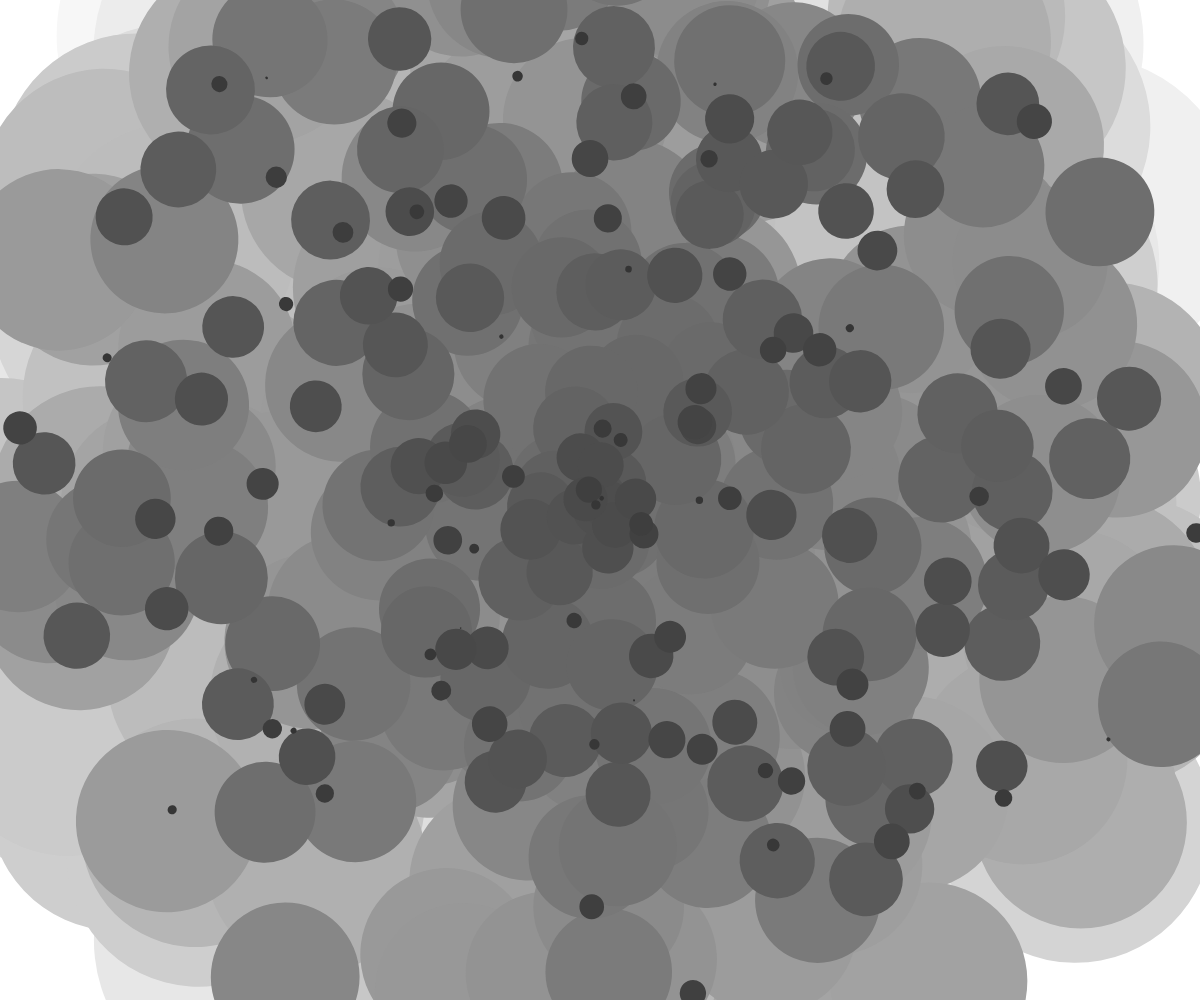
Frame 1 (no input)
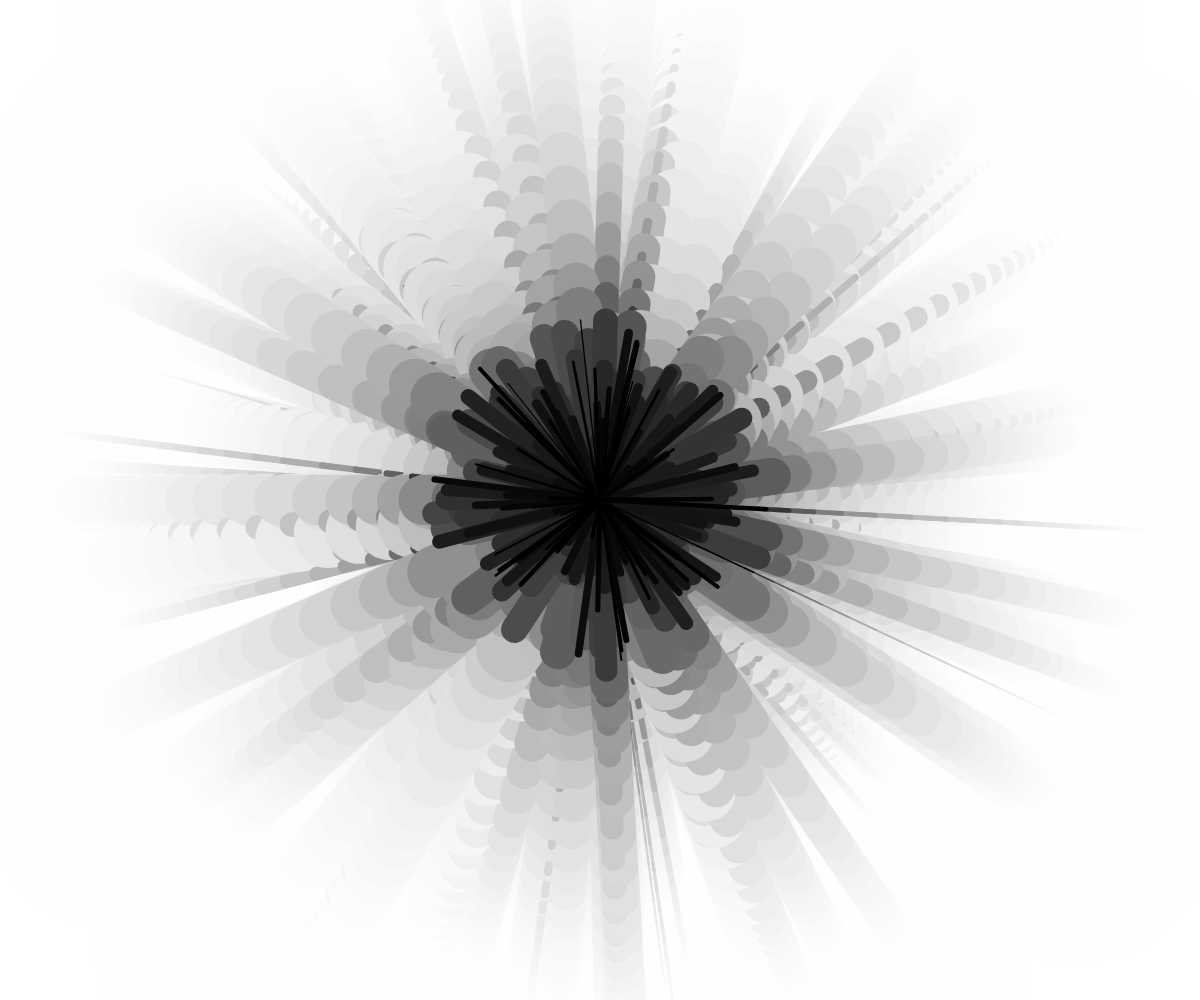
Frame 60 (no input)
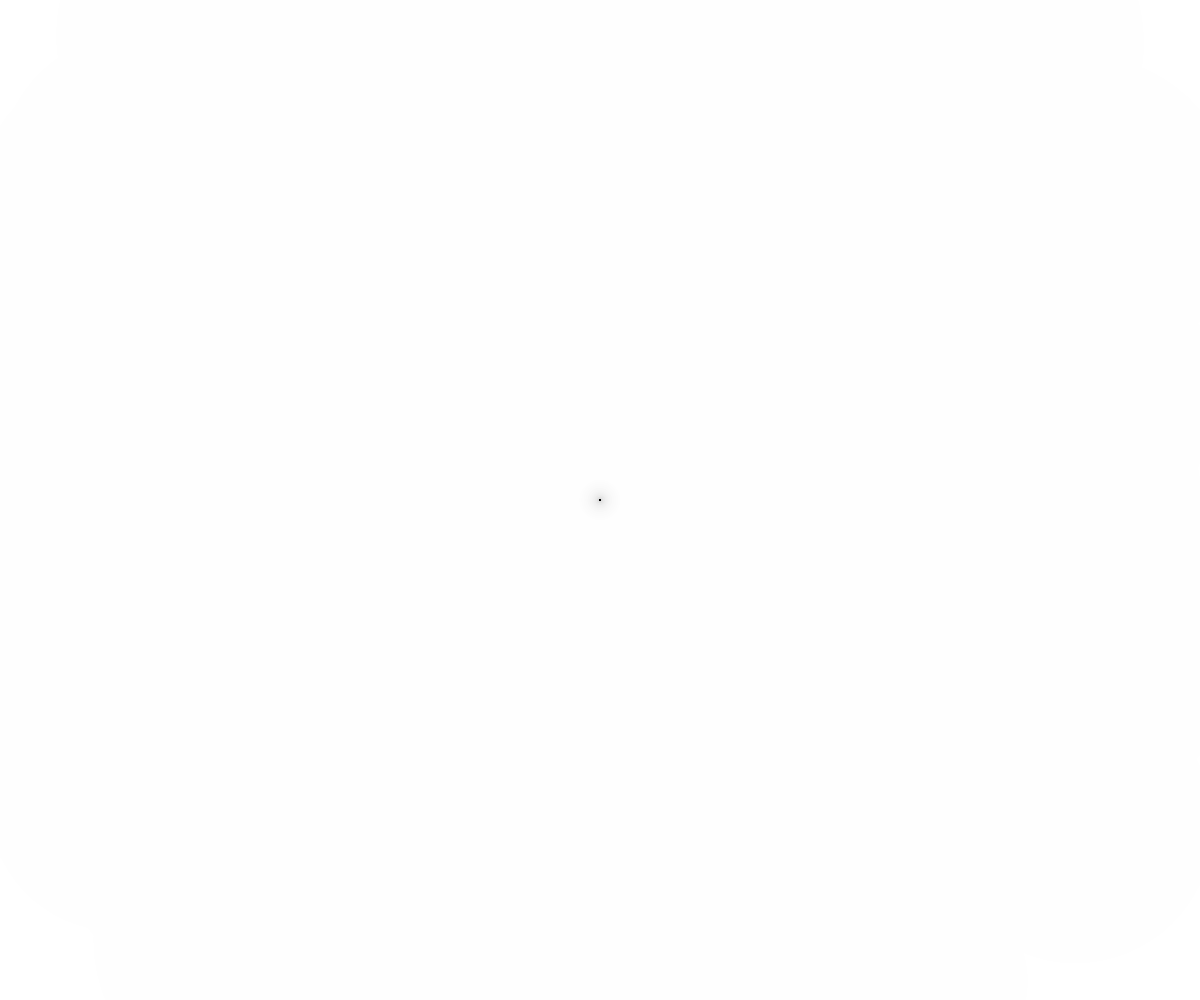
Frame 120 (the mouse pressed at the canvas centre since frame 60)

The p5.js sketch that drew these frames (run headless with seeded random() and noise() and a simulated clock; from frame 60 on, the mouse is pressed at the canvas centre):

// p5.js sketch
// ── sketch.js
let numlines = 750
let ranAng = Math.PI
let minl = 600
let maxl = 1500


// 애니메이션 설정용 시간
let t3 = 0;
let t1 = 0
let t2 = 20

let totalT = 1000;

//
let center_x = 0
let center_y = 0
let vectors = []

function setup() {
  createCanvas(windowWidth, windowHeight);
  background(255)
  minl = 0
  maxl = width / 2
  for (let i = 0; i < numlines; i++) {
    let vector =p5.Vector.fromAngle(random(-ranAng, ranAng), random(minl, maxl))
    col = map(i, 0, numlines, 255, 50)
    wei = map(i, 0, numlines, 500, 1);
    vectors.push({ x: vector.x, y: vector.y, wei: wei, col: col, t1:t1, t2:t2  })
  }

}

function draw() {
  t3++

  // 애니메이션용 설정


  push()
  translate(width / 2, height / 2)
  background(255,50)

  for (let i = 0; i < numlines; i++) {

    k = random(8,10)
    vectors[i].t1 +=  k
    let t1 = vectors[i].t1

    vectors[i].t2 += random(k,11)
    let t2 = vectors[i].t2

    if (t2>totalT){
      t2 = totalT
    }
    let tt1 = norm(t1, 0, totalT);
    let tt2 = norm(t2, 0, totalT);

    vectors[i].col -= 1
    stroke(vectors[i].col)
    strokeWeight(map(t1, 0, t2, vectors[i].wei, 1));
    let start_x = vectors[i].x
    let start_y = vectors[i].y

    // 이전 루프의 end_x, end_y를 현재 루프의 start_x, start_y로 사용
    //let noiseValX = noise(i * 0.1, t1 * 0.01); // 더 많은 무작위성을 위한 noise
    //let noiseValY = noise(i * 0.1, t1 * 0.01);

    start_x = lerp(start_x, center_x, easeInOutExpo(tt1));
    start_y = lerp(start_y, center_y, easeInOutExpo(tt1));

    let end_x = lerp(start_x, center_x, easeInOutExpo(tt2));
    let end_y = lerp(start_y, center_y, easeInOutExpo(tt2));
    line(start_x, start_y, end_x, end_y);
  }


  pop()

  if (t3 > totalT) {
    noLoop()
    console.log('bye')
  }

}

// easeInOutExpo: 처음과 끝에서 속도가 느리고 중간에서 빠르게 변하는 값을 반환하는 함수
// ? 이면 뒤에 것 반환, 아닌 경우 :로 go
// Math.pow(base, exponent) base는 밑수(base)이고, exponent는 지수(exponent)
function easeInOutExpo(x) {
  return x === 0 ? 0
    : x === 1 ? 1
      : x < 0.5 ? Math.pow(2, 20 * x - 10) / 2
        : (2 - Math.pow(2, -20 * x + 10)) / 2;
}
